Frame 1 (no input): blank canvas, image omitted
Frame 60 (the mouse pressed at the canvas centre just before this capture): blank canvas, image omitted
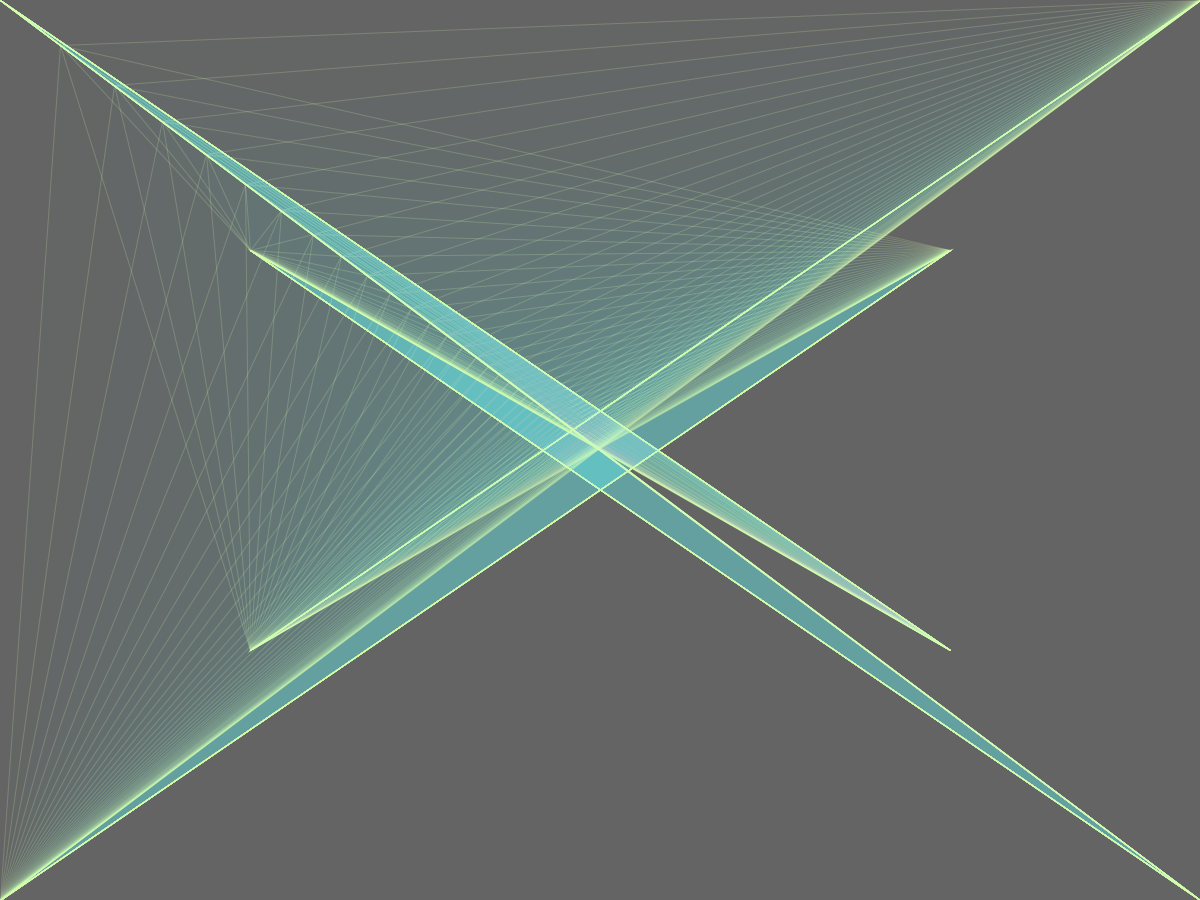
Frame 120 (the mouse held since frame 60 and released just before this capture)

The Processing sketch whose frames 1 and 60 were blank and that drew this single picture after the mouse press (run headless with seeded random() and noise(); from frame 60 on, the mouse is pressed at the canvas centre):

// Processing sketch: sketch_mission2_pde
// ── sketch_mission2_pde.pde
//Triangulated Responses

//colors
//background color
color c1 = color(100, 100, 100);
//geometry stroke color
color c2 = color(215, 255, 175);
//geometry fill color
color c3 = color(75, 200, 255);
//connector stroke color
color c4 = color(255, 0, 0);

//easing
float x;
float y;
float px;
float py;
float easing = 0.1;


//setup - background color
void setup() {
  size (1200, 900);
  background (c1);
}


//four point four triangle drawing
void draw() {

  //easing
  float targetX = mouseX;
  x += (targetX -x) * easing;
  float targetY = mouseY;
  y += (targetY - y)* easing;

  //triangle shape
  //noFill();
  //stroke(c2, 50);
  //strokeWeight(1);
  //noStroke();
  //fill(c2,10);

  //mouse press state triangle fill
  if (mousePressed== true) {
    //noStroke();
    fill(c3, 2);
    //noFill();
    stroke(c2, 50);
    strokeWeight(1);
    //interior triangles with square
    //triangle(350, 200, x, y, 850, 700);
    //triangle(850, 200, x, y, 350, 700);
    //four corners triangles
    triangle(0, 0, x, y, 950, 650);
    triangle(1200, 0, x, y, 250, 650);
    triangle(1200, 900, x, y, 250, 250);
    triangle(0, 900, x, y, 950, 250);


    //connector line
    //stroke(c4, 100);
    //strokeWeight(2);
    //line(x, y, px, py);
    py = y;
    px = x;
  }
}

int number = 1;

//key commands
void keyPressed() {
  //clear canvas
if (key == ' '){
  background(c1);
}
//save farm
  if(key == 's'){
    println("Saving...");
    String s = "screen" + nf(number,4) +".jpg";
    save(s);
    number++;
    println("Done saving.");
  }
}
